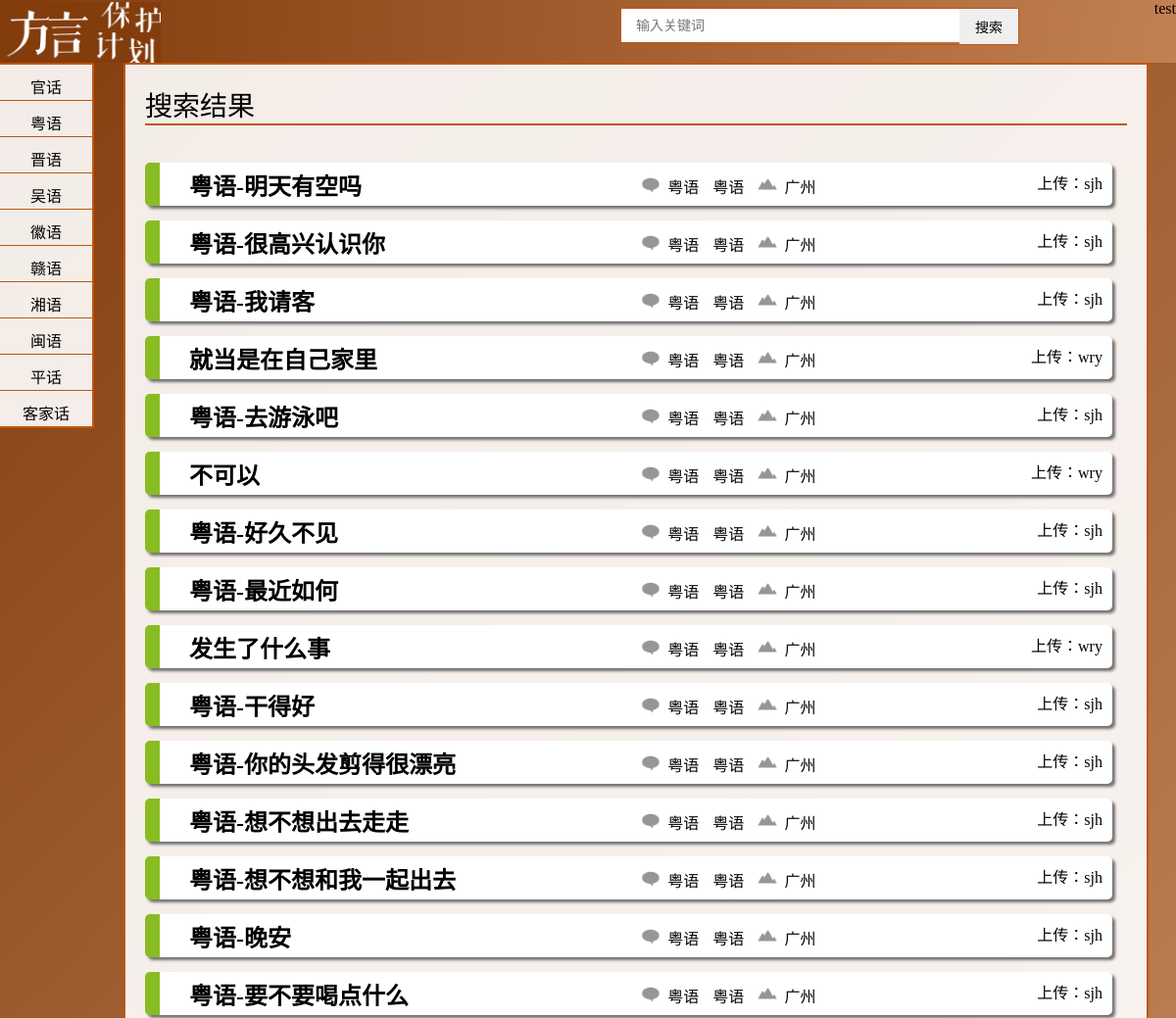
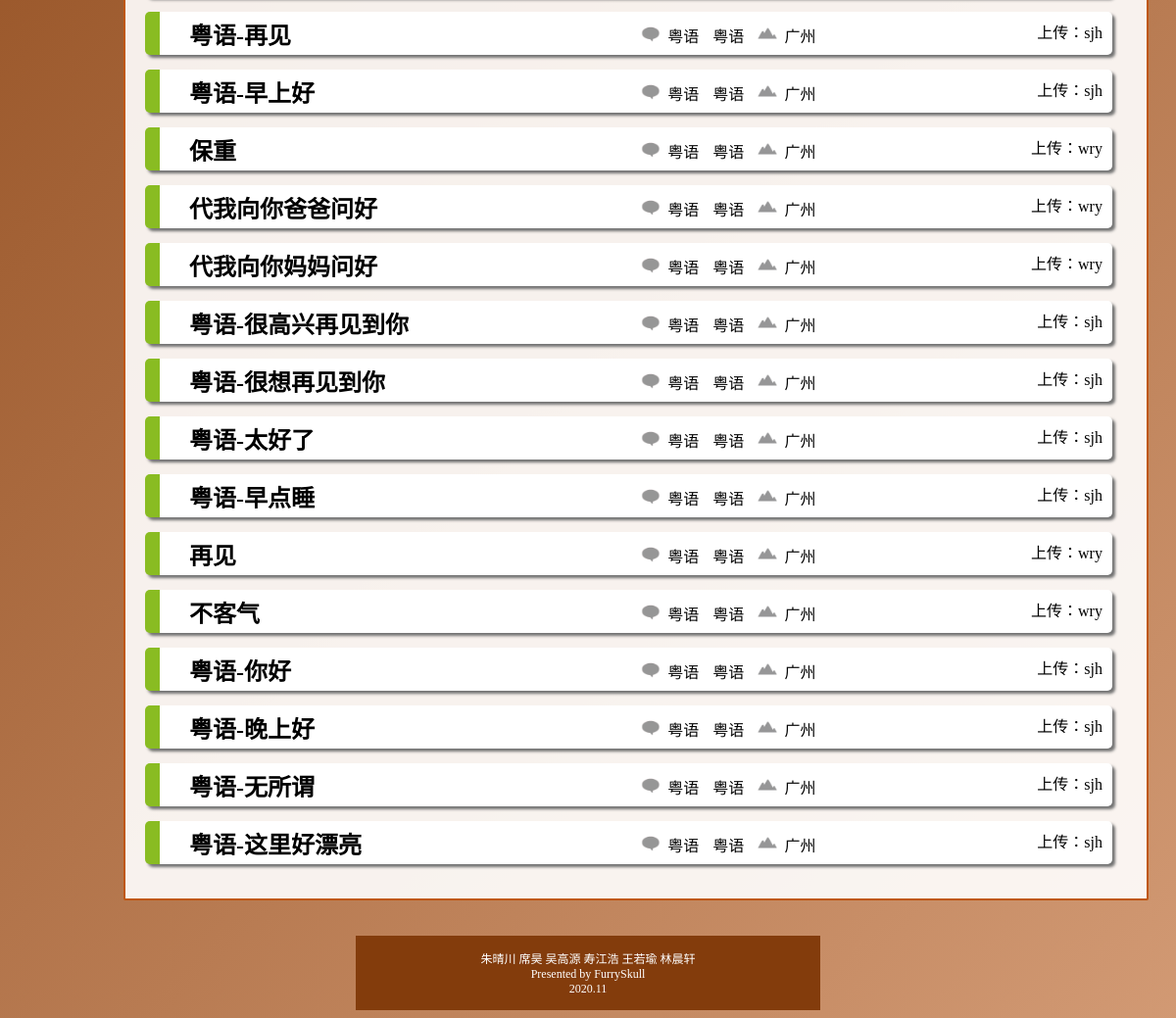
Screenshot of /search/langFamily=粤语 with the database file from the repository (2 pictures, top to bottom).
### tables this page shows
CREATE TABLE dialect
                (userName char(16) not null,
                audioURL char(64) primary key not null,
                translation char(64) not null,
                location char(16),
                language char(16),
                title char(16) not null,
                tag char(64),
                like int,
                browse int,
                foreign key(userName) references user_account(account)
                );

CREATE TABLE lang
                (language char(16) primary key,
                languageFamily char(16)
                );

### DialectsProtecting/search/views.py (the view)
@search.route('/<searchExpression>')
def search(searchExpression):
    records = executeSearch(searchExpression)
    if records == None:
        return render_template('page404.html')
    return render_template('searchResult.html', records = records, likes = checkUserLikeRecords(records))

### DialectsProtecting/database/Database.py (called while the page is built)
    def __lll(self, language):
        conn = sqlite3.connect('database.db')
        c = conn.cursor()
        sql_select1 = '''select languageFamily from lang where language = ?;'''
        c.execute(sql_select1,(language,))
        for row in c:
            temp = row[0]
            conn.close()
            return temp
        conn.close()

### DialectsProtecting/user/userUtils.py (called while the page is built)
def getUser():
    if 'username' in session:
        return session['username']
    else:
        return None

def checkUserLikeRecords(records):
    username = getUser()
    likeStates = [] #与records对应的，记录该用户给对应索引的音频点赞/未操作/点踩的数组
    if username != None:
        for item in records:
            likeStates.append(db.checkLike(userName = username, audioURL = item.audioURL))
        return likeStates
    return []

### DialectsProtecting/templates/searchResult.html (shortened to what this page needs)
﻿<!DOCTYPE html>
<html lang="en">
<head>
    <link rel="stylesheet" href="/static/content/css/basic.css" />
    <link rel="stylesheet" href="/static/content/css/searchResultMini.css" />
    <link rel="stylesheet" href="/static/content/css/audioPlayer.css" />
</head>
<body>
    {% include 'navigate.html' %}
    {% include 'sidebar.html' %}
    <div class="content-box">
        <div class="heading">搜索结果</div>
        {% include 'audiosDisplay.html' %}
    </div>
    {% include 'footer.html' %}
</body>
</html>

### DialectsProtecting/templates/navigate.html (shortened to what this page needs)
<header>
    <img id="logo-main"
         src="/static/content/image/LOGO_main.png"
         width="164"
         height="62"
         onclick="location.href='/home'"/>
    <div class="search">
        <form method="post" action="/search">
            <input type="text"
                   placeholder="输入关键词"
                   onfocus="if(placeholder=='输入关键词')placeholder=''"
                   onblur="if(!placeholder)placeholder='输入关键词'"
                   name="keywords" />
            <input type="submit" value="搜索">
        </form>
    </div>
    <div class="user" id="userMessage">
    </div>
</header>

### DialectsProtecting/templates/sidebar.html (shortened to what this page needs)
<div class="sidebar">
    <ul id="main-sidebar">
        <li id="btn0">
            <a href="/home/0">官话</a>
        </li>
        <li id="btn1">
            <a href="/home/1">粤语</a>
        </li>
        <li id="btn2">
            <a href="/home/2">晋语</a>
        </li>
        <li id="btn3">
            <a href="/home/3">吴语</a>
        </li>
        <li id="btn4">
            <a href="/home/4">徽语</a>
        </li>
        <li id="btn5">
            <a href="/home/5">赣语</a>
        </li>
        <li id="btn6">
            <a href="/home/6">湘语</a>
        </li>
        <li id="btn7">
            <a href="/home/7">闽语</a>
        </li>
        <li id="btn8">
            <a href="/home/8">平话</a>
        </li>
        <li id="btn9">
            <a href="/home/9">客家话</a>
        </li>
    </ul>
</div>

### DialectsProtecting/templates/audiosDisplay.html (shortened to what this page needs)
﻿{%- if records|length == 0 -%}
抱歉，没有搜索到想要的结果。
{%- else -%}
{%- for item in records -%}
<div class="search-audio-box">
    <h2>{{ item.title }}</h2>
    <div class="mini-info-box">
        <span class="lang">
            <img src="/static/content/image/language.png" />
            <a href="/search/lang={{ item.language }}">{{ item.language }}</a>
        </span>
        <span class="language-family">
            <a href="/search/langFamily={{ item.languageFamily }}">{{ item.languageFamily }}</a>
        </span>
        <div class="location">
            <img src="/static/content/image/location.png" />
            <a href="/search/loc={{ item.location }}">{{ item.location }}</a>
        </div>
    </div>
    <div class="username">
        上传：<a href="/search/publisher={{ item.userName }}">{{ item.userName }}</a>
    </div>
</div>
    {%- endfor -%}
{% endif %}

### DialectsProtecting/templates/footer.html (shortened to what this page needs)
<footer>
    朱晴川 席昊 吴高源 寿江浩 王若瑜 林晨轩
    <br />
    Presented by FurrySkull
    <br />
    2020.11
</footer>

### DialectsProtecting/static/content/css/basic.css (style rules this page uses)
li { list-style: none; }
a { text-decoration: none; cursor: pointer; }
body { background-image: linear-gradient(135deg, var(--themecolor0), #c98659d6); margin-top: 64px; --backgroundcolor: #ffffffe6; --cardbackgroundcolor: #ffffff; --userbackgroundcolor: #dda153; --shadowcolor: #727272; --tagcolor: #f1f1f1; --themecolor0: #833c0c; --themecolor1: #9e1815; --themecolor3: #bf570f; --themecolor2: #ef8989; --guanhuacolor: #e96161; --jinyucolor: #ffa130; --wuyucolor: #e8e83a; --huiyucolor: #5c71d0; --ganyucolor: #43b7ea; --xiangyucolor: #b62a23; --minyucolor: #086d8c; --pinghuacolor: #ae41bd; --kejiahuacolor: #97fb65; --yueyucolor: #89bc22; }
header { position: absolute; height: 64px; width: 100%; top: 0; left: 0; background-image: linear-gradient(var(--themecolor1), white); background-image: linear-gradient(90deg, var(--themecolor0), #c98659d6); z-index: -1; }
#logo-main { display: block; position: absolute; margin: 2px auto; cursor: pointer; }
.search { position: absolute; right: 160px; float: right; width: auto; height: 36px; border: 1.5px solid var(--themecolor3); border-bottom-left-radius: 2px; border-bottom-right-radius: 2px; border-top-left-radius: 2px; border-top-right-radius: 2px; top: 8px; }
.search input { float: left; width: 345px; height: 36px; font-size: 14px; padding-left: 15px; }
.search input[type=text] { border: 0; height: 34px; }
.search input[type=submit] { float: left; text-align: center; padding-left: 0; padding-right: 0; font-size: 14px; width: 60px; height: 36px; border: 0; }
.user { position: absolute; float: right; right: 0; height: 42px; }
.sidebar { position: absolute; float: left; top: 62px; left: -2px; width: 100px; height: auto; }
.sidebar ul { list-style: none none; margin: 2px; background-color: var(--backgroundcolor); border: 2px solid var(--themecolor3); border-left: none; border-bottom-right-radius: 2px; border-top-right-radius: 2px; position: relative; font-size: 16px; padding-left: 0; height: 100%; }
.sidebar ul li { height: 36px; border-top: solid 1.5px var(--themecolor3); transition: 0.14s all ease-in; }
.sidebar #btn0 { border: none; }
.sidebar #main-sidebar li a { text-align: center; display: block; width: 100%; height: 100%; padding-top: 10px; padding-bottom: 6px; color: black; transition: 0.14s all ease-in; font-family: FZQKBYSJT; }
.content-box { background-color: var(--backgroundcolor); background-size: 648px; margin-left: 118px; margin-right: 20px; padding: 20px; border: 2px solid var(--themecolor3); border-bottom-right-radius: 2px; border-top-right-radius: 2px; border-bottom-left-radius: 2px; border-top-left-radius: 2px; position: relative; top: -18px; }
.content-box > .heading { overflow: visible; font-family: FZQKBYSJT; font-size: 28px; padding: 0 0; border-bottom: 2px solid var(--themecolor3); margin-bottom: 20px; }
footer { position: relative; padding-top: 14px; padding-bottom: 14px; text-align: center; background-color: var(--themecolor0); color: white; font-family: "consolas"; font-size: 12px; left: 30%; width: 40%; }

### DialectsProtecting/static/content/css/searchResultMini.css (style rules this page uses)
.search-audio-box { position: relative; display: inline-block; border-left: 15px solid black; width: 95%; height: 44px; margin-right: 20px; margin-bottom: 15px; padding-left: 20px; background-color: var(--cardbackgroundcolor); box-shadow: 3px 3px 3px var(--shadowcolor); border-radius: 5px; transition: 0.2s all cubic-bezier(.08,.82,.17,1); }
.search-audio-box h2 { margin-top: 5px; margin-bottom: 10px; margin-left: 10px; margin-right: 10px; display: inline-block; width: 50%; }
.search-audio-box .mini-info-box { width: 40%; left: 50%; position: absolute; top: 12px; }
.search-audio-box a { text-decoration: none; color: black; font-family: FZQKBYSJT; }
.search-audio-box .lang a, .location a { margin-left: 7%; }
.search-audio-box .language-family a { margin-left: 0%; }
.search-audio-box .mini-info-box img { width: 20px; height: 20px; position: absolute; }
.search-audio-box .mini-info-box .lang { margin: 5px; }
.search-audio-box .mini-info-box .location { margin: 5px; display: inline; }
.search-audio-box .mini-info-box .language-family { margin: 5px; }
.search-audio-box .username { display: inline-block; position: absolute; right: 10px; bottom: 12px; }

### rows the page displays
dialect: title "粤语-明天有空吗", language "粤语", location "广州", userName "sjh"
lang: languageFamily "粤语" "粤语" "粤语" "粤语" "粤语" "粤语" "粤语" "粤语" "粤语" "粤语" "粤语" "粤语" "粤语" "粤语" "粤语" "粤语" "粤语" "粤语" "粤语" "粤语" "粤语" "粤语" "粤语" "粤语" "粤语" "粤语" "粤语" "粤语" "粤语" "粤语"
dialect: title "粤语-很高兴认识你", language "粤语", location "广州", userName "sjh"
dialect: title "粤语-我请客", language "粤语", location "广州", userName "sjh"
dialect: title "就当是在自己家里", language "粤语", location "广州", userName "wry"
dialect: title "粤语-去游泳吧", language "粤语", location "广州", userName "sjh"
dialect: title "不可以", language "粤语", location "广州", userName "wry"
dialect: title "粤语-好久不见", language "粤语", location "广州", userName "sjh"
dialect: title "粤语-最近如何", language "粤语", location "广州", userName "sjh"
dialect: title "发生了什么事", language "粤语", location "广州", userName "wry"
dialect: title "粤语-干得好", language "粤语", location "广州", userName "sjh"
dialect: title "粤语-你的头发剪得很漂亮", language "粤语", location "广州", userName "sjh"
dialect: title "粤语-想不想出去走走", language "粤语", location "广州", userName "sjh"
dialect: title "粤语-想不想和我一起出去", language "粤语", location "广州", userName "sjh"
dialect: title "粤语-晚安", language "粤语", location "广州", userName "sjh"
dialect: title "粤语-要不要喝点什么", language "粤语", location "广州", userName "sjh"
dialect: title "粤语-再见", language "粤语", location "广州", userName "sjh"
dialect: title "粤语-早上好", language "粤语", location "广州", userName "sjh"
dialect: title "保重", language "粤语", location "广州", userName "wry"
dialect: title "代我向你爸爸问好", language "粤语", location "广州", userName "wry"
dialect: title "代我向你妈妈问好", language "粤语", location "广州", userName "wry"
dialect: title "粤语-很高兴再见到你", language "粤语", location "广州", userName "sjh"
dialect: title "粤语-很想再见到你", language "粤语", location "广州", userName "sjh"
dialect: title "粤语-太好了", language "粤语", location "广州", userName "sjh"
dialect: title "粤语-早点睡", language "粤语", location "广州", userName "sjh"
dialect: title "再见", language "粤语", location "广州", userName "wry"
dialect: title "不客气", language "粤语", location "广州", userName "wry"
dialect: title "粤语-你好", language "粤语", location "广州", userName "sjh"
dialect: title "粤语-晚上好", language "粤语", location "广州", userName "sjh"
dialect: title "粤语-无所谓", language "粤语", location "广州", userName "sjh"
dialect: title "粤语-这里好漂亮", language "粤语", location "广州", userName "sjh"
